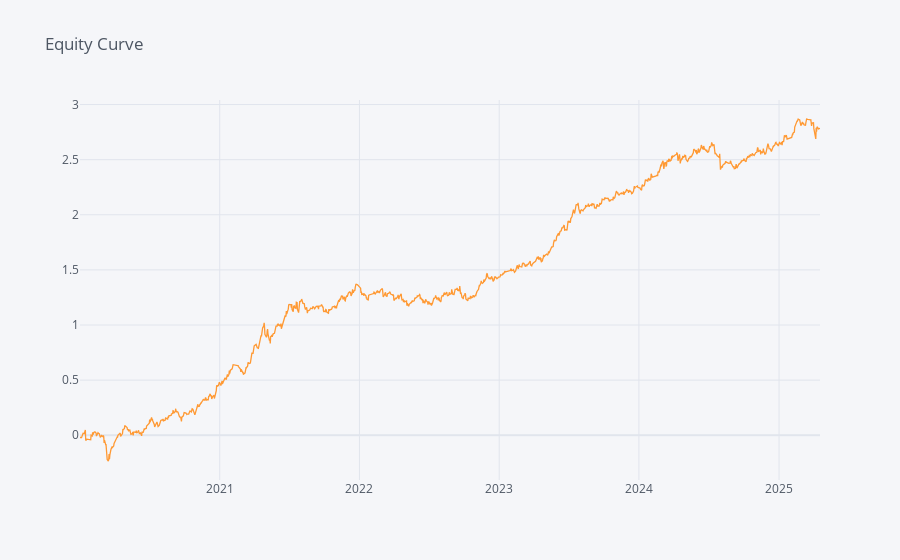
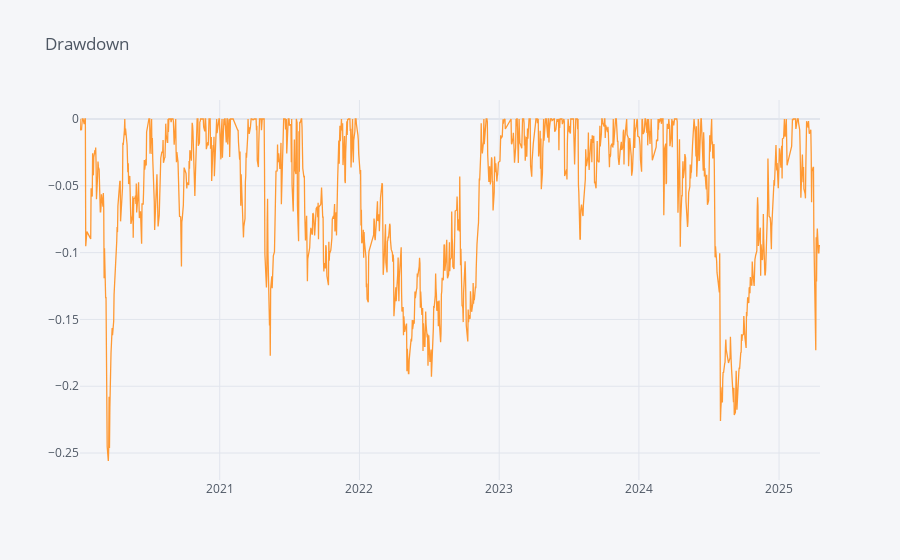
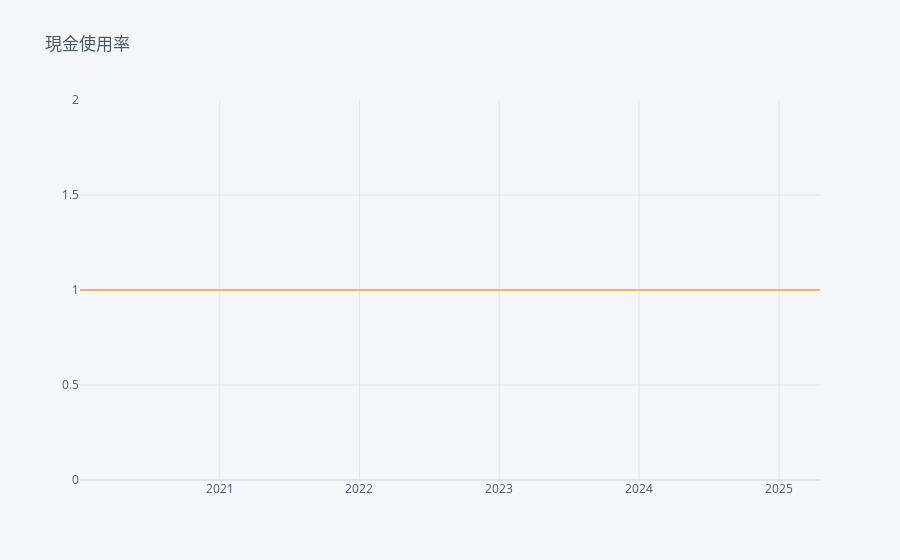

Notebook source saved alongside these figures, in order:
### Code cell
import warnings
warnings.filterwarnings("ignore")
def max_drawdown(prices):
    # 計算累計的最大值
    cumulative_max = prices.cummax()
    # 計算回撤 (Drawdown)
    drawdown = (prices - cumulative_max) / cumulative_max
    # 計算最大回撤 (MDD)
    mdd = drawdown.min()
    return mdd
display(pd.concat({"CAGR(%)":bt_ret.mean() * 252 * 100,
        'Sharpe' : bt_ret.mean() / bt_ret.std()*252**0.5,
        'Calmar':bt_ret.cagr() / abs(bt_ret.max_drawdown()),
        'MDD(%)' : bt_ret.max_drawdown()*100,
        '單利MDD(%)' : max_drawdown(bt_ret.cumsum().add(1))*100,
        '樣本勝率(%)' : bt_ret.apply(lambda X:((X.dropna()>0).sum() / X.dropna().shape[0])*100),
        '周勝率(%)' : bt_ret.apply(lambda X:((X.dropna().add(1).resample('W').prod().sub(1)>0).sum() / X.dropna().add(1).resample('W').prod().sub(1).dropna().shape[0])*100),
        '月勝率(%)' : bt_ret.apply(lambda X:((X.dropna().add(1).resample('ME').prod().sub(1)>0).sum() / X.dropna().add(1).resample('ME').prod().sub(1).shape[0])*100),
        '年勝率(%)' : bt_ret.apply(lambda X:((X.dropna().add(1).resample('YE').prod().sub(1)>0).sum() / X.dropna().add(1).resample('YE').prod().sub(1).shape[0])*100),
        "avg_win(%)": bt_ret.apply(lambda X: X[X > 0].mean() * 100),
        "avg_loss(%)": bt_ret.apply(lambda X: X[X < 0].mean() * 100),
        'avg(%)':bt_ret.apply(lambda X:X.mean() * 100),
        'avg_win/avg_loss' : bt_ret.apply(lambda X:(X[X > 0].mean() / abs(X[X < 0].mean()))),
        'profit_factor' : bt_ret.profit_factor(),
        },axis = 1).round(2))
bt_ret.cumsum().ffill().iplot(title='Equity Curve')
bt_ret.to_drawdown_series().iplot(title = 'Drawdown')
pd.concat({
    f'equal({round(weightings["ic_ir"].loc["2020":].sum(axis=1).mean(), 4)})': weightings['ic_ir'].loc["2020":].sum(axis=1),
}, axis=1).iplot(title='現金使用率')

### Figure 1 — Plotly figure (JSON) as saved in the notebook; plotly's stock layout.template omitted (floating-point values rounded to 4 significant figures; data arrays with more than 128 entries replaced by an {"elided": "..."} marker saying what was removed)
{"data": [{"line": {"color": "rgba(255, 153, 51, 1.0)", "dash": "solid", "shape": "linear", "width": 1.3}, "mode": "lines", "name": "ic_ir_return", "text": "", "type": "scatter", "x": {"elided": "1283 str values"}, "y": {"elided": "1283 float values"}}], "layout": {"legend": {"bgcolor": "#F5F6F9", "font": {"color": "#4D5663"}}, "paper_bgcolor": "#F5F6F9", "plot_bgcolor": "#F5F6F9", "title": {"font": {"color": "#4D5663"}, "text": "Equity Curve"}, "xaxis": {"gridcolor": "#E1E5ED", "showgrid": true, "tickfont": {"color": "#4D5663"}, "title": {"font": {"color": "#4D5663"}, "text": ""}, "zerolinecolor": "#E1E5ED"}, "yaxis": {"gridcolor": "#E1E5ED", "showgrid": true, "tickfont": {"color": "#4D5663"}, "title": {"font": {"color": "#4D5663"}, "text": ""}, "zerolinecolor": "#E1E5ED"}}}

### Figure 2 — Plotly figure (JSON) as saved in the notebook; plotly's stock layout.template omitted (floating-point values rounded to 4 significant figures; data arrays with more than 128 entries replaced by an {"elided": "..."} marker saying what was removed)
{"data": [{"line": {"color": "rgba(255, 153, 51, 1.0)", "dash": "solid", "shape": "linear", "width": 1.3}, "mode": "lines", "name": "ic_ir_return", "text": "", "type": "scatter", "x": {"elided": "1283 str values"}, "y": {"elided": "1283 float values"}}], "layout": {"legend": {"bgcolor": "#F5F6F9", "font": {"color": "#4D5663"}}, "paper_bgcolor": "#F5F6F9", "plot_bgcolor": "#F5F6F9", "title": {"font": {"color": "#4D5663"}, "text": "Drawdown"}, "xaxis": {"gridcolor": "#E1E5ED", "showgrid": true, "tickfont": {"color": "#4D5663"}, "title": {"font": {"color": "#4D5663"}, "text": ""}, "zerolinecolor": "#E1E5ED"}, "yaxis": {"gridcolor": "#E1E5ED", "showgrid": true, "tickfont": {"color": "#4D5663"}, "title": {"font": {"color": "#4D5663"}, "text": ""}, "zerolinecolor": "#E1E5ED"}}}

### Figure 3 — Plotly figure (JSON) as saved in the notebook; plotly's stock layout.template omitted (floating-point values rounded to 4 significant figures; data arrays with more than 128 entries replaced by an {"elided": "..."} marker saying what was removed)
{"data": [{"line": {"color": "rgba(255, 153, 51, 1.0)", "dash": "solid", "shape": "linear", "width": 1.3}, "mode": "lines", "name": "equal(1.0)", "text": "", "type": "scatter", "x": {"elided": "1283 str values"}, "y": {"elided": "1283 float values"}}], "layout": {"legend": {"bgcolor": "#F5F6F9", "font": {"color": "#4D5663"}}, "paper_bgcolor": "#F5F6F9", "plot_bgcolor": "#F5F6F9", "title": {"font": {"color": "#4D5663"}, "text": "現金使用率"}, "xaxis": {"gridcolor": "#E1E5ED", "showgrid": true, "tickfont": {"color": "#4D5663"}, "title": {"font": {"color": "#4D5663"}, "text": ""}, "zerolinecolor": "#E1E5ED"}, "yaxis": {"gridcolor": "#E1E5ED", "showgrid": true, "tickfont": {"color": "#4D5663"}, "title": {"font": {"color": "#4D5663"}, "text": ""}, "zerolinecolor": "#E1E5ED"}}}
